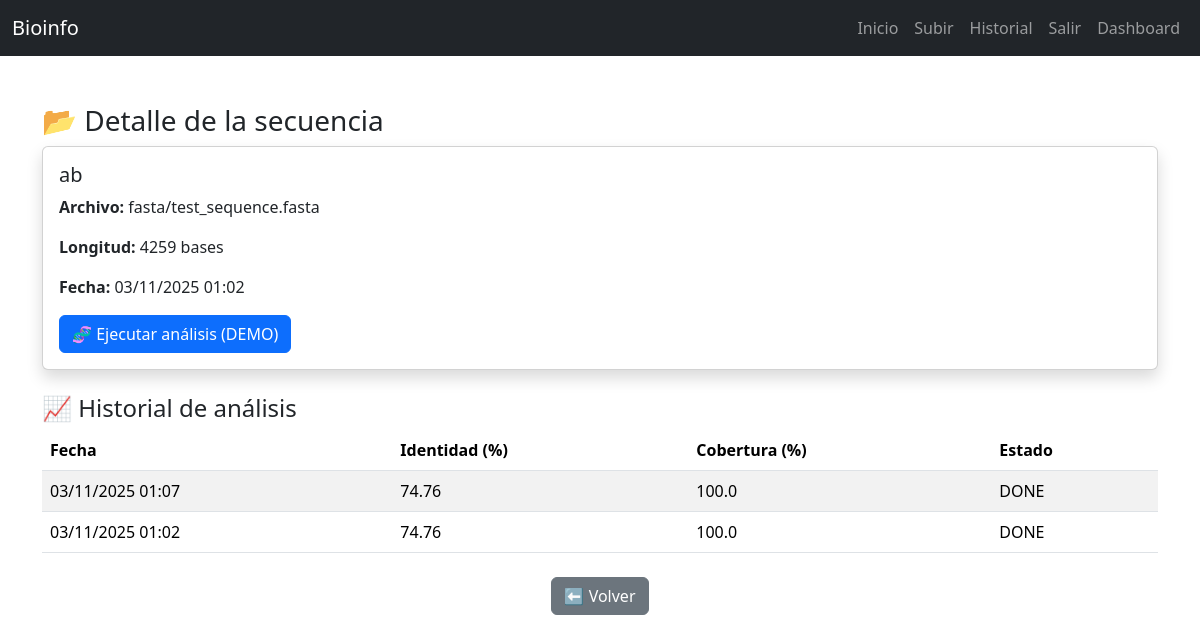
Page /seq/4/ (signed in) on the earlier database version.
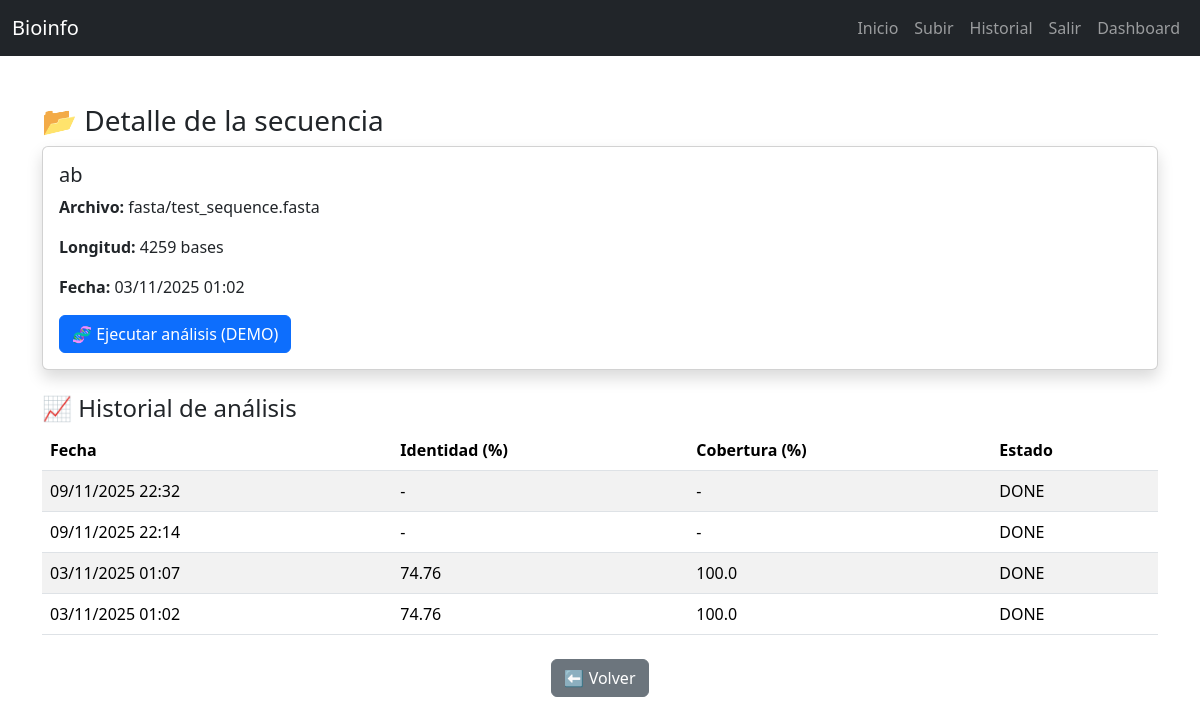
Same page on the later database version.
### analisis/models.py (models this page shows, shortened)
class Sequence(models.Model):
    owner = models.ForeignKey(User, on_delete=models.CASCADE)
    name = models.CharField(max_length=200)
    fasta_file = models.FileField(upload_to="fasta/")
    length_bp = models.IntegerField(null=True, blank=True)
    created_at = models.DateTimeField(auto_now_add=True)

class AnalysisJob(models.Model):
    MODE_CHOICES = (("DEMO","DEMO"), ("REAL","REAL"))
    sequence = models.ForeignKey(Sequence, on_delete=models.CASCADE, related_name="jobs")
    mode = models.CharField(max_length=8, choices=MODE_CHOICES, default="DEMO")
    status = models.CharField(max_length=20, default="PENDING")  # PENDING/RUNNING/DONE/ERROR
    identity_pct = models.FloatField(null=True, blank=True)
    coverage_pct = models.FloatField(null=True, blank=True)
    raw_summary = models.TextField(null=True, blank=True)
    created_at = models.DateTimeField(auto_now_add=True)
    RISK_CHOICES = (('NONE','Sin riesgo'), ('LOW','Bajo'), ('MEDIUM','Moderado'), ('HIGH','Crítico'))
    risk_level = models.CharField(max_length=10, choices=RISK_CHOICES, default='NONE')

### analisis/views.py (the view)
# urls.py: path('seq/<int:pk>/', views.sequence_detail, name='sequence_detail'),
@login_required
def sequence_detail(request, pk):
    seq = get_object_or_404(Sequence, pk=pk, owner=request.user)
    jobs = seq.jobs.order_by('-created_at')
    return render(request, "analisis/detalle.html", {
        "seq": seq,
        "jobs": jobs
    })

### analisis/templates/analisis/detalle.html (shortened to what this page needs)
{% extends "analisis/base.html" %}
{% block content %}
<div class="container mt-5">
  <h3>📂 Detalle de la secuencia</h3>
  <div class="card mb-4 shadow">
    <div class="card-body">
      <h5>{{ seq.name }}</h5>
      <p><strong>Archivo:</strong> {{ seq.fasta_file.name }}</p>
      <p><strong>Longitud:</strong> {{ seq.length_bp|default:"-" }} bases</p>
      <p><strong>Fecha:</strong> {{ seq.created_at|date:"d/m/Y H:i" }}</p>
      <a href="{% url 'run_analysis' seq.pk %}" class="btn btn-primary">🧬 Ejecutar análisis (DEMO)</a>
    </div>
  </div>
  <h4>📈 Historial de análisis</h4>
  {% if jobs %}
  <table class="table table-striped">
    <thead>
      <tr>
        <th>Fecha</th>
        <th>Identidad (%)</th>
        <th>Cobertura (%)</th>
        <th>Estado</th>
      </tr>
    </thead>
    <tbody>
      {% for job in jobs %}
      <tr>
        <td>{{ job.created_at|date:"d/m/Y H:i" }}</td>
        <td>{{ job.identity_pct|default:"-" }}</td>
        <td>{{ job.coverage_pct|default:"-" }}</td>
        <td>{{ job.status }}</td>
      </tr>
      {% endfor %}
    </tbody>
  </table>
  {% else %}
  <p class="text-muted">Aún no hay análisis realizados.</p>
  {% endif %}
  <div class="text-center mt-4">
    <a href="{% url 'dashboard' %}" class="btn btn-secondary">⬅ Volver</a>
  </div>
</div>
{% endblock %}

### analisis/templates/analisis/base.html (shortened to what this page needs)
<!DOCTYPE html>
<html lang="es">
<head>
  <link href="https://cdn.jsdelivr.net/npm/bootstrap@5.3.2/dist/css/bootstrap.min.css" rel="stylesheet">
</head>
<body>
<nav class="navbar navbar-expand-lg navbar-dark bg-dark">
  <div class="container-fluid">
    <a class="navbar-brand" href="/">Bioinfo</a>
    <div class="collapse navbar-collapse">
      <ul class="navbar-nav ms-auto">
        {% if user.is_authenticated %}
        <li class="nav-item"><a href="{% url 'dashboard' %}" class="nav-link">Inicio</a></li>
        <li class="nav-item"><a href="{% url 'upload' %}" class="nav-link">Subir</a></li>
        <li class="nav-item"><a href="{% url 'historial' %}" class="nav-link">Historial</a></li>
        <li class="nav-item"><a href="{% url 'logout' %}" class="nav-link">Salir</a></li>
        <li class="nav-item"><a href="{% url 'dashboard' %}" class="nav-link">Dashboard</a></li>
        {% else %}
        <li class="nav-item"><a href="{% url 'login' %}" class="nav-link">Login</a></li>
        {% endif %}
      </ul>
    </div>
  </div>
</nav>
{% block content %}{% endblock %}
</body>
</html>

Differences in the rows shown:
added AnalysisJob: created_at "09/11/2025 22:32", identity_pct "-", coverage_pct "-", status "DONE"
added AnalysisJob: created_at "09/11/2025 22:14", identity_pct "-", coverage_pct "-", status "DONE"
